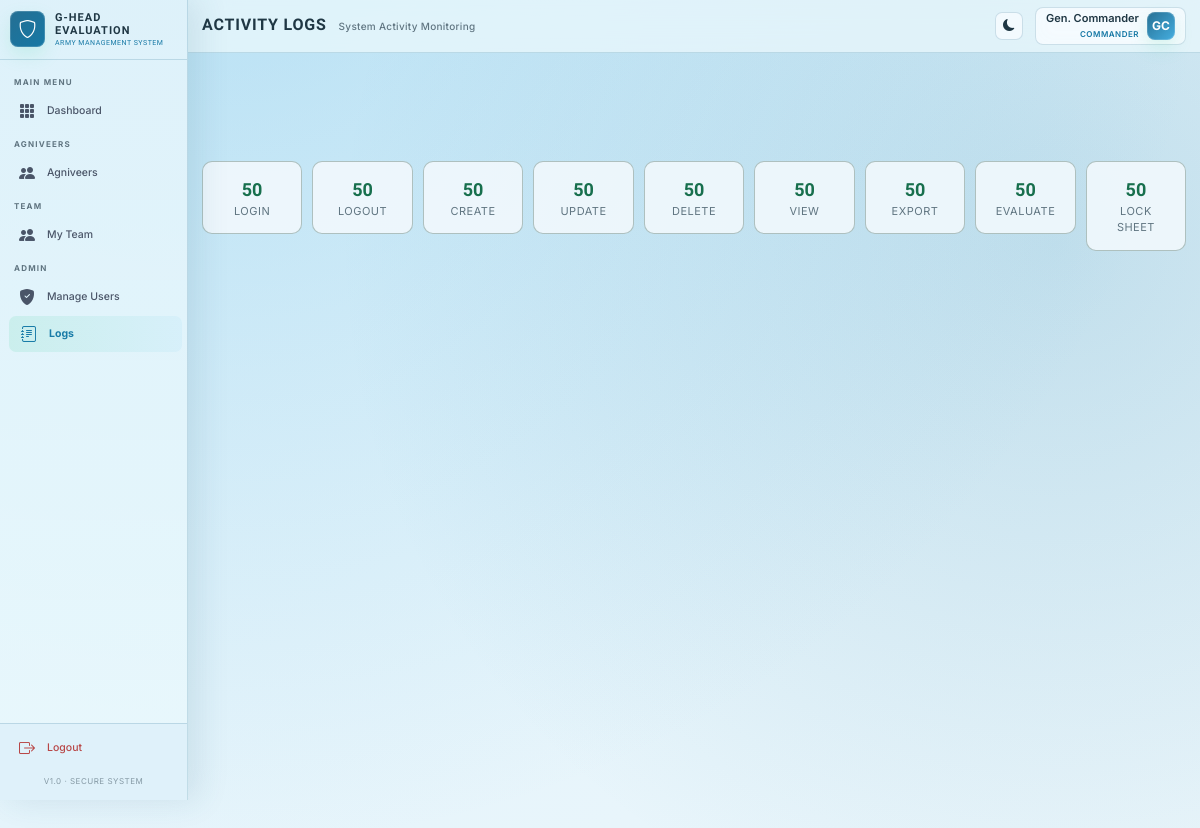
Screenshot of /logs/ (signed in) with the database file from the repository.
### accounts/models.py (models this page shows, shortened)
class CustomUser(AbstractUser):
    ROLE_COMMANDER = 'commander'
    ROLE_G_HEAD = 'g_head'
    ROLE_DEPT_A = 'dept_a'
    ROLE_DEPT_B = 'dept_b'
    ROLE_DEPT_C = 'dept_c'
    ROLE_DEPT_D = 'dept_d'
    ROLE_TRAINER_NCO = 'trainer_nco'
    ROLE_TRAINER_JCO = 'trainer_jco'
    ROLE_TRAINER_OFFICER = 'trainer_officer'
    ROLE_REGISTRATION = 'registration'
    BATTALION_1TB = '1TB'
    BATTALION_2TB = '2TB'
    BATTALION_STB = 'STB'
    BATTALION_CHOICES = [
        (BATTALION_1TB, '1st Battalion (1TB)'),
        (BATTALION_2TB, '2nd Battalion (2TB)'),
        (BATTALION_STB, 'Special Training Battalion (STB)'),
    ]
    TTS_TRADE_DMV = 'DMV'
    TTS_TRADE_OPEM = 'OPEM'
    TTS_TRADE_OTHER = 'OTHER'
    TTS_TRADE_CHOICES = [
        (TTS_TRADE_DMV, 'DMV'),
        (TTS_TRADE_OPEM, 'OPEM'),
        (TTS_TRADE_OTHER, 'Other Trades'),
    ]
    ROLE_CHOICES = [
        (ROLE_COMMANDER, 'Commander'),
        (ROLE_G_HEAD, 'G Department Head'),
        (ROLE_DEPT_A, 'Battalion'),
        (ROLE_DEPT_B, 'TTS'),
        (ROLE_DEPT_C, 'CS'),
        (ROLE_DEPT_D, 'Clerk'),
        (ROLE_TRAINER_NCO, 'Trainer - NCO'),
        (ROLE_TRAINER_JCO, 'Trainer - JCO'),
        (ROLE_TRAINER_OFFICER, 'Trainer - Officer'),
        (ROLE_REGISTRATION, 'Registration Office'),
    ]
    DEPARTMENT_CHOICES = [
        ('A', 'Battalion'),
        ('B', 'TTS'),
        ('C', 'CS'),
        ('D', 'Clerk'),
    ]
    PLATOON_CHOICES = [
        ('P1', 'P1'),
        ('P2', 'P2'),
        ('P3', 'P3'),
        ('P4', 'P4'),
        ('P5', 'P5'),
        ('P6', 'P6'),
        ('P7', 'P7'),
        ('P8', 'P8'),
        ('P9', 'P9'),
    ]
    COMPANY_CHOICES = [
        ('Company A', 'Company A'),
        ('Company B', 'Company B'),
        ('Company C', 'Company C'),
        ('Company D', 'Company D'),
        ('Company E', 'Company E'),
        ('Company F', 'Company F'),
        ('Company G', 'Company G'),
        ('Company H', 'Company H'),
        ('Company I', 'Company I'),
    ]
    role = models.CharField(max_length=20, choices=ROLE_CHOICES, default=ROLE_TRAINER_NCO)
    department = models.CharField(max_length=1, choices=DEPARTMENT_CHOICES, blank=True, null=True)
    battalion_unit = models.CharField(max_length=10, choices=BATTALION_CHOICES, blank=True, null=True)
    tts_trade = models.CharField(max_length=10, choices=TTS_TRADE_CHOICES, blank=True, null=True)
    company = models.CharField(max_length=20, choices=COMPANY_CHOICES, blank=True, null=True)
    platoon = models.CharField(max_length=10, choices=PLATOON_CHOICES, blank=True, null=True)
    phone = models.CharField(max_length=15, blank=True, null=True)
    service_number = models.CharField(max_length=30, unique=True, blank=True, null=True)
    rank = models.CharField(max_length=50, blank=True, null=True)
    profile_photo = models.ImageField(upload_to='profiles/', blank=True, null=True)
    is_active = models.BooleanField(default=True)
    created_by = models.ForeignKey(
        'self', on_delete=models.SET_NULL, null=True, blank=True, related_name='created_users'
    )
    last_login_ip = models.GenericIPAddressField(null=True, blank=True)
    login_attempts = models.IntegerField(default=0)
    locked_until = models.DateTimeField(null=True, blank=True)
    created_at = models.DateTimeField(auto_now_add=True)
    updated_at = models.DateTimeField(auto_now=True)
    class Meta:
        verbose_name = 'User'
        verbose_name_plural = 'Users'
        ordering = ['-created_at']
    @property
    def is_commander(self):
        return self.role == self.ROLE_COMMANDER
    @property
    def is_g_head(self):
        return self.role == self.ROLE_G_HEAD
    @property
    def is_department(self):
        return self.role in [self.ROLE_DEPT_A, self.ROLE_DEPT_B, self.ROLE_DEPT_C, self.ROLE_DEPT_D]
    @property
    def is_registration_office(self):
        return self.role == self.ROLE_REGISTRATION

### logs/views.py (the view)
# urls.py: path('', views.ActivityLogListView.as_view(), name='activity_log'),
class ActivityLogListView(CommanderOrGHeadMixin, ListView):
    model = ActivityLog
    template_name = 'logs/activity_log.html'
    context_object_name = 'logs'
    paginate_by = 50
    def get_queryset(self):
        queryset = ActivityLog.objects.select_related('user').all()
        action = self.request.GET.get('action')
        user_id = self.request.GET.get('user')
        date_from = self.request.GET.get('date_from')
        date_to = self.request.GET.get('date_to')
        if action:
            queryset = queryset.filter(action=action)
        if user_id:
            queryset = queryset.filter(user_id=user_id)
        if date_from:
            queryset = queryset.filter(timestamp__date__gte=date_from)
        if date_to:
            queryset = queryset.filter(timestamp__date__lte=date_to)
        return queryset
    def get_context_data(self, **kwargs):
        ctx = super().get_context_data(**kwargs)
        ctx['action_choices'] = ActivityLog.ACTION_CHOICES
        return ctx

### accounts/mixins.py (called while the page is built)
    def dispatch(self, request, *args, **kwargs):
        if not request.user.is_authenticated:
            return self.handle_no_permission()
        if self.allowed_roles and request.user.role not in self.allowed_roles:
            messages.error(request, "You don't have permission to access this page.")
            return redirect('core:dashboard')
        return super().dispatch(request, *args, **kwargs)

### core/context_processors.py (called while the page is built)
def global_context(request):
    if not request.user.is_authenticated:
        return {}
    user = request.user
    context = {
        'user_role': user.role,
        'is_commander': user.is_commander,
        'is_g_head': user.is_g_head,
        'is_department': user.is_department,
        'is_registration_office': user.is_registration_office,
    }
    try:
        if user.is_commander or user.is_g_head or user.is_department or user.is_registration_office:
            context['total_agniveers'] = Agniveer.objects.count()
        else:
            context['total_agniveers'] = 0
    except Exception:
        context['total_agniveers'] = 0
    return context

### templates/logs/activity_log.html (shortened to what this page needs)
{% extends 'base.html' %}
{% block page_title %}Activity Logs{% endblock %}
{% block page_subtitle %}System Activity Monitoring{% endblock %}
{% block body_class %}portal-ops-page{% endblock %}
{% block content %}
<div class="row g-3 mb-4">
  {% for k,v in action_choices %}
  <div class="col-6 col-md-3 col-xl-auto" style="flex:1;">
    <div style="background:var(--card-bg);border:1px solid rgba(27,67,50,0.3);border-radius:10px;padding:14px;text-align:center;">
      <div style="font-family:Rajdhani,sans-serif;font-size:18px;font-weight:700;color:#52B788;">
        {{ logs|length }}
      </div>
      <div style="font-size:11px;color:#8B9BB4;text-transform:uppercase;letter-spacing:0.5px;">{{ v }}</div>
    </div>
  </div>
  {% endfor %}
</div>
{% endblock %}

### templates/base.html (shortened to what this page needs)
{% load static %}
<!DOCTYPE html>
<html lang="en" data-bs-theme="light">
<head>
  <link href="https://cdn.jsdelivr.net/npm/bootstrap@5.3.3/dist/css/bootstrap.min.css" rel="stylesheet" />
  <link href="https://cdn.jsdelivr.net/npm/bootstrap-icons@1.11.3/font/bootstrap-icons.css" rel="stylesheet" />
  <link href="{% static 'css/portal-ui.css' %}" rel="stylesheet" />
</head>
<body class="{% block body_class %}{% endblock %}">
  <aside class="sidebar" id="sidebar">
    <div class="sidebar-brand">
      <div class="sidebar-brand-icon">
        <i class="bi bi-shield"></i>
      </div>
      <div class="sidebar-brand-text">
        G-Head Evaluation
        <span>Army Management System</span>
      </div>
    </div>
    {% if user.is_authenticated %}
    <nav class="sidebar-nav">
      <div class="nav-section-label">Main Menu</div>
      <a href="{% url 'core:dashboard' %}"
        class="sidebar-link {% if request.resolver_match.url_name == 'dashboard' %}active{% endif %}">
        <i class="bi bi-grid-3x3-gap-fill"></i> Dashboard
      </a>
      <div class="nav-section-label">Agniveers</div>
      <a href="{% url 'departments:agniveer_list' %}"
        class="sidebar-link {% if 'agniveer' in request.path %}active{% endif %}">
        <i class="bi bi-people-fill"></i> Agniveers
      </a>
      {% if is_department_head or is_commander or is_g_head %}
      <div class="nav-section-label">Team</div>
      <a href="{% url 'accounts:my_team' %}" class="sidebar-link {% if 'my-team' in request.path %}active{% endif %}">
        <i class="bi bi-people-fill"></i> My Team
      </a>
      {% endif %}
      {% if is_commander or is_g_head or is_department_head %}
      <div class="nav-section-label">Admin</div>
      {% if is_commander or is_g_head %}
      <a href="{% url 'accounts:user_list' %}" class="sidebar-link {% if 'users' in request.path %}active{% endif %}">
        <i class="bi bi-shield-fill-check"></i> Manage Users
      </a>
      {% endif %}
      <a href="{% url 'logs:activity_log' %}" class="sidebar-link {% if 'logs' in request.path %}active{% endif %}">
        <i class="bi bi-journal-text"></i> Logs
      </a>
      {% endif %}
    </nav>
    <div class="sidebar-footer">
      <a href="{% url 'accounts:logout' %}" class="sidebar-link" style="color:#EF5350; padding: 8px 18px;">
        <i class="bi bi-box-arrow-right"></i> Logout
      </a>
      <div
        style="padding: 8px 0; font-size: 8px; color:var(--text-muted); text-align:center; opacity: 0.7; letter-spacing: 0.5px; text-transform: uppercase;">
        v1.0 · Secure System
      </div>
    </div>
    {% endif %}
  </aside>
  <div class="main-wrapper">
    <div class="page-header">
      <div class="page-header-left">
        <h1 class="page-title">{% block page_title %}{% endblock %}</h1>
        <div class="page-subtitle">{% block page_subtitle %}{% endblock %}</div>
      </div>
      <div class="page-header-right">
        <button id="themeToggle" class="theme-toggle" title="Toggle Light/Dark Mode">
        </button>
        {% if user.is_authenticated %}
        <a href="{% url 'accounts:profile' %}" class="user-profile-card">
          <div class="user-profile-info">
            <div class="user-profile-name">
              {% if user.first_name %}{{ user.first_name }} {{ user.last_name }}{% else %}{{ user.username }}{% endif %}
            </div>
            <div class="user-profile-role">
              {{ user.get_role_display }}
            </div>
          </div>
          <div class="user-profile-avatar">
            {{ user.first_name.0|upper }}{{ user.last_name.0|upper }}
          </div>
        </a>
        {% endif %}
      </div>
    </div>
    <div class="content-area portal-surface" id="portalSurface">
      {% block content %}{% endblock %}
    </div>
  </div>
</body>
</html>

### templates/logs/activity_log.html (style rules this page uses)
.portal-ops-page .page-title { font-size: 16px !important; }

### rows the page displays
CustomUser: first_name "Gen.", last_name "Commander", role "COMMANDER", first_name.0 "G", last_name.0 "C"

### other values shown
{{ logs|length }} "50" "50" "50" "50" "50" "50" "50" "50" "50"
{{ v }} "LOGIN" "LOGOUT" "CREATE" "UPDATE" "DELETE" "VIEW" "EXPORT" "EVALUATE" "LOCK SHEET"
